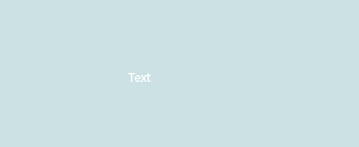
<?xml version="1.0" encoding="UTF-8"?>
<ui version="4.0">
 <class>LpSingleWidg</class>
 <widget class="QWidget" name="LpSingleWidg">
  <property name="geometry">
   <rect>
    <x>0</x>
    <y>0</y>
    <width>359</width>
    <height>147</height>
   </rect>
  </property>
  <property name="minimumSize">
   <size>
    <width>359</width>
    <height>147</height>
   </size>
  </property>
  <property name="maximumSize">
   <size>
    <width>359</width>
    <height>200</height>
   </size>
  </property>
  <property name="windowTitle">
   <string>Form</string>
  </property>
  <property name="styleSheet">
   <string notr="true">background-color: rgb(204, 225, 227);</string>
  </property>
  <widget class="QWidget" name="layoutWidget">
   <property name="geometry">
    <rect>
     <x>10</x>
     <y>10</y>
     <width>347</width>
     <height>133</height>
    </rect>
   </property>
   <layout class="QHBoxLayout" name="horizontalLayout">
    <item>
     <widget class="QLabel" name="main_pic">
      <property name="minimumSize">
       <size>
        <width>111</width>
        <height>131</height>
       </size>
      </property>
      <property name="text">
       <string/>
      </property>
     </widget>
    </item>
    <item>
     <widget class="QLabel" name="text">
      <property name="minimumSize">
       <size>
        <width>111</width>
        <height>131</height>
       </size>
      </property>
      <property name="palette">
       <palette>
        <active>
         <colorrole role="WindowText">
          <brush brushstyle="SolidPattern">
           <color alpha="255">
            <red>255</red>
            <green>255</green>
            <blue>255</blue>
           </color>
          </brush>
         </colorrole>
         <colorrole role="Button">
          <brush brushstyle="SolidPattern">
           <color alpha="255">
            <red>204</red>
            <green>225</green>
            <blue>227</blue>
           </color>
          </brush>
         </colorrole>
         <colorrole role="Light">
          <brush brushstyle="SolidPattern">
           <color alpha="255">
            <red>0</red>
            <green>0</green>
            <blue>0</blue>
           </color>
          </brush>
         </colorrole>
         <colorrole role="Midlight">
          <brush brushstyle="SolidPattern">
           <color alpha="255">
            <red>0</red>
            <green>0</green>
            <blue>0</blue>
           </color>
          </brush>
         </colorrole>
         <colorrole role="Dark">
          <brush brushstyle="SolidPattern">
           <color alpha="255">
            <red>0</red>
            <green>0</green>
            <blue>0</blue>
           </color>
          </brush>
         </colorrole>
         <colorrole role="Mid">
          <brush brushstyle="SolidPattern">
           <color alpha="255">
            <red>0</red>
            <green>0</green>
            <blue>0</blue>
           </color>
          </brush>
         </colorrole>
         <colorrole role="Text">
          <brush brushstyle="SolidPattern">
           <color alpha="255">
            <red>255</red>
            <green>255</green>
            <blue>255</blue>
           </color>
          </brush>
         </colorrole>
         <colorrole role="BrightText">
          <brush brushstyle="SolidPattern">
           <color alpha="255">
            <red>255</red>
            <green>255</green>
            <blue>255</blue>
           </color>
          </brush>
         </colorrole>
         <colorrole role="ButtonText">
          <brush brushstyle="SolidPattern">
           <color alpha="255">
            <red>255</red>
            <green>255</green>
            <blue>255</blue>
           </color>
          </brush>
         </colorrole>
         <colorrole role="Base">
          <brush brushstyle="SolidPattern">
           <color alpha="255">
            <red>204</red>
            <green>225</green>
            <blue>227</blue>
           </color>
          </brush>
         </colorrole>
         <colorrole role="Window">
          <brush brushstyle="SolidPattern">
           <color alpha="255">
            <red>204</red>
            <green>225</green>
            <blue>227</blue>
           </color>
          </brush>
         </colorrole>
         <colorrole role="Shadow">
          <brush brushstyle="SolidPattern">
           <color alpha="255">
            <red>0</red>
            <green>0</green>
            <blue>0</blue>
           </color>
          </brush>
         </colorrole>
         <colorrole role="AlternateBase">
          <brush brushstyle="SolidPattern">
           <color alpha="255">
            <red>0</red>
            <green>0</green>
            <blue>0</blue>
           </color>
          </brush>
         </colorrole>
         <colorrole role="ToolTipBase">
          <brush brushstyle="SolidPattern">
           <color alpha="255">
            <red>255</red>
            <green>255</green>
            <blue>220</blue>
           </color>
          </brush>
         </colorrole>
         <colorrole role="ToolTipText">
          <brush brushstyle="SolidPattern">
           <color alpha="255">
            <red>0</red>
            <green>0</green>
            <blue>0</blue>
           </color>
          </brush>
         </colorrole>
        </active>
        <inactive>
         <colorrole role="WindowText">
          <brush brushstyle="SolidPattern">
           <color alpha="255">
            <red>255</red>
            <green>255</green>
            <blue>255</blue>
           </color>
          </brush>
         </colorrole>
         <colorrole role="Button">
          <brush brushstyle="SolidPattern">
           <color alpha="255">
            <red>204</red>
            <green>225</green>
            <blue>227</blue>
           </color>
          </brush>
         </colorrole>
         <colorrole role="Light">
          <brush brushstyle="SolidPattern">
           <color alpha="255">
            <red>0</red>
            <green>0</green>
            <blue>0</blue>
           </color>
          </brush>
         </colorrole>
         <colorrole role="Midlight">
          <brush brushstyle="SolidPattern">
           <color alpha="255">
            <red>0</red>
            <green>0</green>
            <blue>0</blue>
           </color>
          </brush>
         </colorrole>
         <colorrole role="Dark">
          <brush brushstyle="SolidPattern">
           <color alpha="255">
            <red>0</red>
            <green>0</green>
            <blue>0</blue>
           </color>
          </brush>
         </colorrole>
         <colorrole role="Mid">
          <brush brushstyle="SolidPattern">
           <color alpha="255">
            <red>0</red>
            <green>0</green>
            <blue>0</blue>
           </color>
          </brush>
         </colorrole>
         <colorrole role="Text">
          <brush brushstyle="SolidPattern">
           <color alpha="255">
            <red>255</red>
            <green>255</green>
            <blue>255</blue>
           </color>
          </brush>
         </colorrole>
         <colorrole role="BrightText">
          <brush brushstyle="SolidPattern">
           <color alpha="255">
            <red>255</red>
            <green>255</green>
            <blue>255</blue>
           </color>
          </brush>
         </colorrole>
         <colorrole role="ButtonText">
          <brush brushstyle="SolidPattern">
           <color alpha="255">
            <red>255</red>
            <green>255</green>
            <blue>255</blue>
           </color>
          </brush>
         </colorrole>
         <colorrole role="Base">
          <brush brushstyle="SolidPattern">
           <color alpha="255">
            <red>204</red>
            <green>225</green>
            <blue>227</blue>
           </color>
          </brush>
         </colorrole>
         <colorrole role="Window">
          <brush brushstyle="SolidPattern">
           <color alpha="255">
            <red>204</red>
            <green>225</green>
            <blue>227</blue>
           </color>
          </brush>
         </colorrole>
         <colorrole role="Shadow">
          <brush brushstyle="SolidPattern">
           <color alpha="255">
            <red>0</red>
            <green>0</green>
            <blue>0</blue>
           </color>
          </brush>
         </colorrole>
         <colorrole role="AlternateBase">
          <brush brushstyle="SolidPattern">
           <color alpha="255">
            <red>0</red>
            <green>0</green>
            <blue>0</blue>
           </color>
          </brush>
         </colorrole>
         <colorrole role="ToolTipBase">
          <brush brushstyle="SolidPattern">
           <color alpha="255">
            <red>255</red>
            <green>255</green>
            <blue>220</blue>
           </color>
          </brush>
         </colorrole>
         <colorrole role="ToolTipText">
          <brush brushstyle="SolidPattern">
           <color alpha="255">
            <red>0</red>
            <green>0</green>
            <blue>0</blue>
           </color>
          </brush>
         </colorrole>
        </inactive>
        <disabled>
         <colorrole role="WindowText">
          <brush brushstyle="SolidPattern">
           <color alpha="255">
            <red>0</red>
            <green>0</green>
            <blue>0</blue>
           </color>
          </brush>
         </colorrole>
         <colorrole role="Button">
          <brush brushstyle="SolidPattern">
           <color alpha="255">
            <red>204</red>
            <green>225</green>
            <blue>227</blue>
           </color>
          </brush>
         </colorrole>
         <colorrole role="Light">
          <brush brushstyle="SolidPattern">
           <color alpha="255">
            <red>0</red>
            <green>0</green>
            <blue>0</blue>
           </color>
          </brush>
         </colorrole>
         <colorrole role="Midlight">
          <brush brushstyle="SolidPattern">
           <color alpha="255">
            <red>0</red>
            <green>0</green>
            <blue>0</blue>
           </color>
          </brush>
         </colorrole>
         <colorrole role="Dark">
          <brush brushstyle="SolidPattern">
           <color alpha="255">
            <red>0</red>
            <green>0</green>
            <blue>0</blue>
           </color>
          </brush>
         </colorrole>
         <colorrole role="Mid">
          <brush brushstyle="SolidPattern">
           <color alpha="255">
            <red>0</red>
            <green>0</green>
            <blue>0</blue>
           </color>
          </brush>
         </colorrole>
         <colorrole role="Text">
          <brush brushstyle="SolidPattern">
           <color alpha="255">
            <red>0</red>
            <green>0</green>
            <blue>0</blue>
           </color>
          </brush>
         </colorrole>
         <colorrole role="BrightText">
          <brush brushstyle="SolidPattern">
           <color alpha="255">
            <red>255</red>
            <green>255</green>
            <blue>255</blue>
           </color>
          </brush>
         </colorrole>
         <colorrole role="ButtonText">
          <brush brushstyle="SolidPattern">
           <color alpha="255">
            <red>0</red>
            <green>0</green>
            <blue>0</blue>
           </color>
          </brush>
         </colorrole>
         <colorrole role="Base">
          <brush brushstyle="SolidPattern">
           <color alpha="255">
            <red>204</red>
            <green>225</green>
            <blue>227</blue>
           </color>
          </brush>
         </colorrole>
         <colorrole role="Window">
          <brush brushstyle="SolidPattern">
           <color alpha="255">
            <red>204</red>
            <green>225</green>
            <blue>227</blue>
           </color>
          </brush>
         </colorrole>
         <colorrole role="Shadow">
          <brush brushstyle="SolidPattern">
           <color alpha="255">
            <red>0</red>
            <green>0</green>
            <blue>0</blue>
           </color>
          </brush>
         </colorrole>
         <colorrole role="AlternateBase">
          <brush brushstyle="SolidPattern">
           <color alpha="255">
            <red>0</red>
            <green>0</green>
            <blue>0</blue>
           </color>
          </brush>
         </colorrole>
         <colorrole role="ToolTipBase">
          <brush brushstyle="SolidPattern">
           <color alpha="255">
            <red>255</red>
            <green>255</green>
            <blue>220</blue>
           </color>
          </brush>
         </colorrole>
         <colorrole role="ToolTipText">
          <brush brushstyle="SolidPattern">
           <color alpha="255">
            <red>0</red>
            <green>0</green>
            <blue>0</blue>
           </color>
          </brush>
         </colorrole>
        </disabled>
       </palette>
      </property>
      <property name="font">
       <font>
        <family>Noto Sans CJK JP</family>
        <pointsize>9</pointsize>
       </font>
      </property>
      <property name="text">
       <string>Text</string>
      </property>
     </widget>
    </item>
    <item>
     <widget class="QLabel" name="image">
      <property name="minimumSize">
       <size>
        <width>80</width>
        <height>131</height>
       </size>
      </property>
      <property name="maximumSize">
       <size>
        <width>202</width>
        <height>140</height>
       </size>
      </property>
      <property name="text">
       <string/>
      </property>
     </widget>
    </item>
   </layout>
  </widget>
 </widget>
 <resources/>
 <connections/>
</ui>
